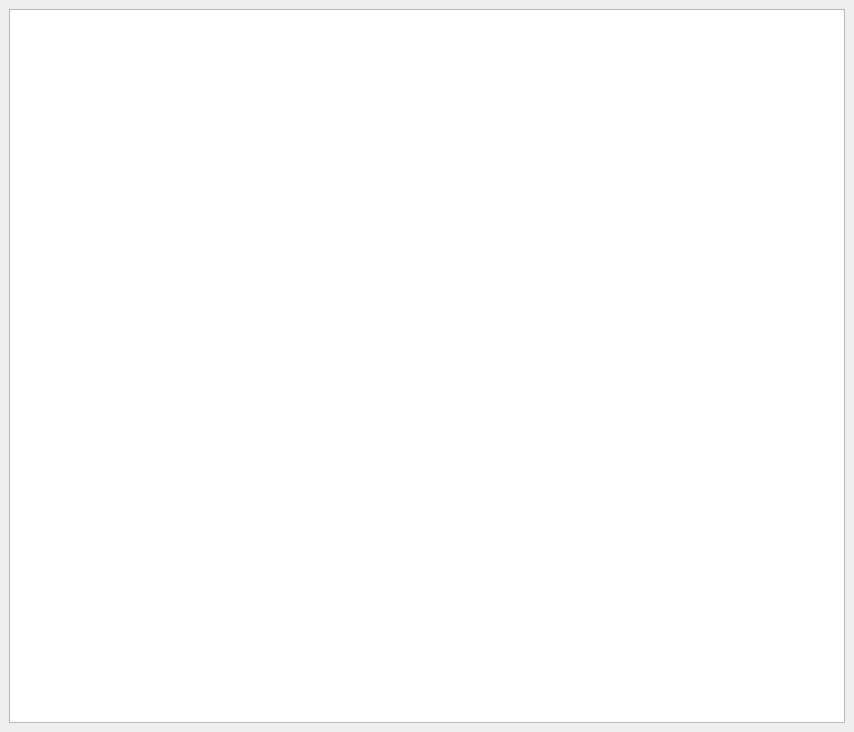
<?xml version="1.0" encoding="UTF-8"?>
<ui version="4.0">
 <class>MainWindow</class>
 <widget class="QMainWindow" name="MainWindow">
  <property name="geometry">
   <rect>
    <x>0</x>
    <y>0</y>
    <width>854</width>
    <height>732</height>
   </rect>
  </property>
  <property name="windowTitle">
   <string>MainWindow</string>
  </property>
  <widget class="QWidget" name="centralwidget">
   <layout class="QGridLayout" name="gridLayout">
    <item row="0" column="0">
     <widget class="CoordinatePlotWidget" name="graphicsLayout"/>
    </item>
   </layout>
  </widget>
  <action name="actionExpand">
   <property name="text">
    <string>Expand</string>
   </property>
  </action>
 </widget>
 <customwidgets>
  <customwidget>
   <class>CoordinatePlotWidget</class>
   <extends>QGraphicsView</extends>
   <header>uiModules.CoordinatePlotWidget</header>
  </customwidget>
 </customwidgets>
 <resources>
  <include location="Experiment.qrc"/>
 </resources>
 <connections/>
</ui>
